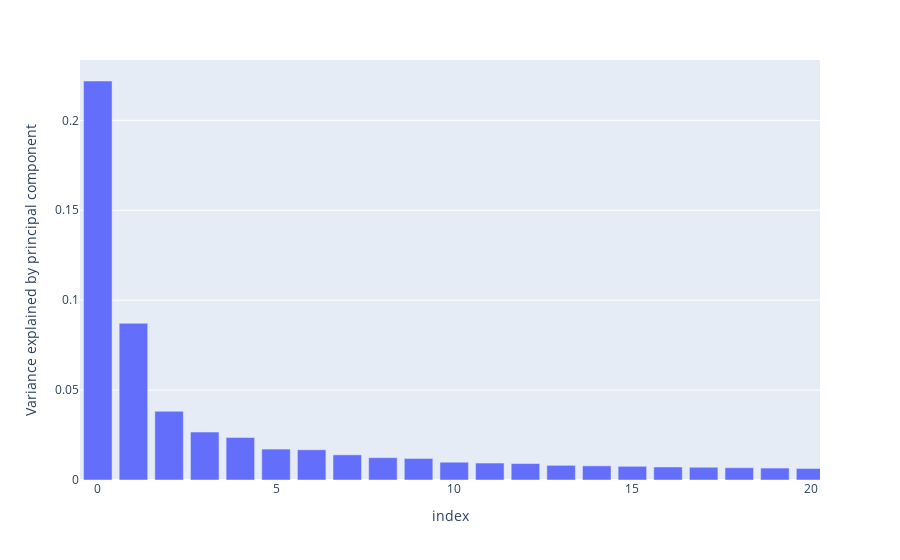

The cell this chart's notebook holds for it:
### Code cell
#Explore the effect of a standard scaling of the data prior to the PCA. Do you get better separation?
df = pd.read_csv('data-ovarian.csv', header=None)
X = df.iloc[:,1:4001].to_numpy()
y = df.iloc[:,0].to_numpy()
from sklearn import preprocessing
scaler = preprocessing.StandardScaler()
scaler.fit(X)
X_scaled = scaler.transform(X)
pca = PCA()
pca.fit(X_scaled)
X_pca_scaled = pca.transform(X_scaled)
fig = px.bar(X_pca_scaled, y= pca.explained_variance_ratio_, labels={'y':'Variance explained by principal component'})
fig.show()

### Figure 1 — Plotly figure (JSON) as saved in the notebook; plotly's stock layout.template omitted (floating-point values rounded to 4 significant figures; data arrays with more than 128 entries replaced by an {"elided": "..."} marker saying what was removed)
{"data": [{"alignmentgroup": "True", "hovertemplate": "index=%{x}<br>Variance explained by principal component=%{y}<extra></extra>", "legendgroup": "", "marker": {"color": "#636efa", "pattern": {"shape": ""}}, "name": "", "offsetgroup": "", "orientation": "v", "showlegend": false, "textposition": "auto", "type": "bar", "x": {"elided": "216 int values"}, "xaxis": "x", "y": {"elided": "216 float values"}, "yaxis": "y"}], "layout": {"autosize": true, "barmode": "relative", "legend": {"tracegroupgap": 0}, "margin": {"t": 60}, "xaxis": {"anchor": "y", "autorange": false, "domain": [0, 1], "range": [-0.5, 20.26], "title": {"text": "index"}, "type": "linear"}, "yaxis": {"anchor": "x", "autorange": true, "domain": [0, 1], "range": [0, 0.2336], "title": {"text": "Variance explained by principal component"}, "type": "linear"}}}
